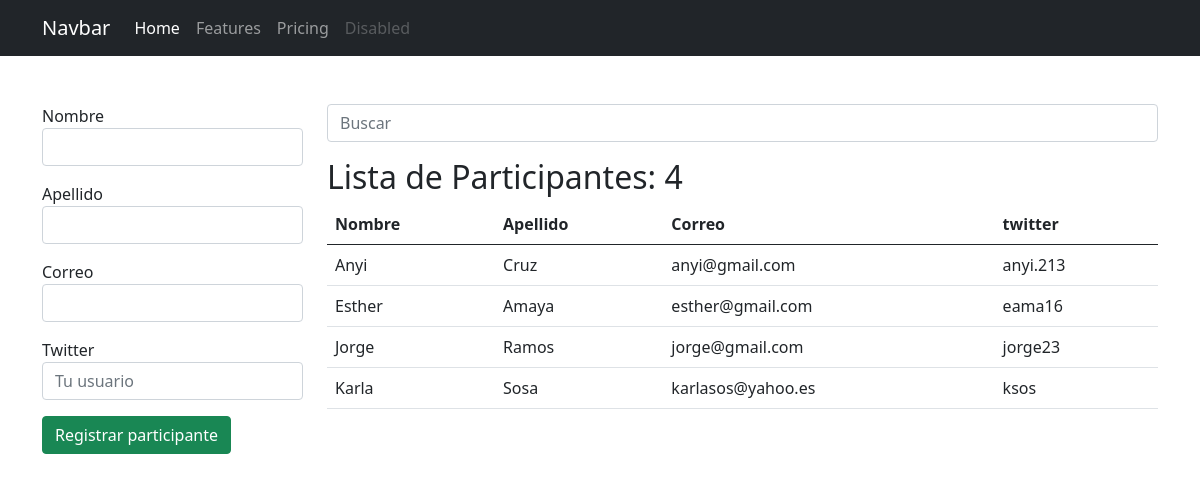
Screenshot of /participantes/ with the database file from the repository.
### app_registro/models.py (models this page shows, shortened)
class Participante(models.Model):
    nombre = models.CharField(max_length=25)
    apellido = models.CharField(max_length=25)
    correo = models.EmailField()
    twitter = models.CharField(max_length=35, null=True, blank=True)

### app_registro/views.py (the view, shortened to what this page needs)
# urls.py: path('participantes/', views.participantes, name="participantes"),
def participantes(request):
    q = request.GET.get('q')
    if q:
        data = Participante.objects.filter(nombre__startswith=q).order_by('nombre')
        '''
            select *
            from participantes
            where nombre like 'n%'
        '''
    else:
        data = Participante.objects.all().order_by('nombre')
    ctx = {
        'participantes': data,
        'q': q
    }
    return render(request, 'registro/participantes.html', ctx)

### app_registro/templates/registro/participantes.html (shortened to what this page needs)
{% extends "base.html" %}
{% block container %}
    <div class="row">
        <div class="col-3">
            <form action="{% url 'participantes' %}" method="post">
                <div class="mb-3">
                    <label for="nombre">Nombre</label>
                    <input type="text" name="nombre" id="nombre" class="form-control" required autofocus>
                </div>
                <div class="mb-3">
                    <label for="apellido">Apellido</label>
                    <input type="text" name="apellido" id="apellido" class="form-control" required>
                </div>
                <div class="mb-3">
                    <label for="correo">Correo</label>
                    <input type="email" name="correo" id="correo" class="form-control" required>
                </div>
                <div class="mb-3">
                    <label for="twitter">Twitter</label>
                    <input type="text" name="twitter" id="twitter" class="form-control" placeholder="Tu usuario" required>
                </div>
                <div class="mb-3">
                    <input type="submit" class="btn btn-success" value="Registrar participante">
                </div>
            </form>
        </div>
        <div class="col-9">
            <form action="" method="get">
                <input type="search" name="q" value="{{ q|default_if_none:'' }}" class="form-control" placeholder="Buscar">
            </form>
            <h2 class="mt-3">Lista de Participantes: {{ participantes.count }}</h2>
            <table class="table table-hover">
                <thead>
                    <tr>
                        <th>Nombre</th>
                        <th>Apellido</th>
                        <th>Correo</th>
                        <th>twitter</th>
                    </tr>
                </thead>
                <tbody>
                    {% for p in participantes %}
                    <tr>
                        <td>{{ p.nombre }}</td>
                        <td>{{ p.apellido }}</td>
                        <td>{{ p.correo }}</td>
                        <td>
                            {{ p.twitter|default_if_none:'-' }}
                        </td>
                    </tr>
                    {% empty %}
                    <tr>
                        <td colspan="4" class="text-danger text-center">No se encontraron resultados</td>
                    </tr>
                    {% endfor %}
                </tbody>
            </table>
        </div>
    </div>
{% endblock %}

### global_templates/base.html (shortened to what this page needs)
<!DOCTYPE html>
<html lang="en">
<head>
    <link href="https://cdn.jsdelivr.net/npm/bootstrap@5.0.1/dist/css/bootstrap.min.css" rel="stylesheet">
</head>
<body>
    <nav class="navbar navbar-expand-lg navbar-dark bg-dark">
        <div class="container">
            <a class="navbar-brand" href="#">Navbar</a>
            <div class="collapse navbar-collapse" id="navbarNavAltMarkup">
            <div class="navbar-nav">
                <a class="nav-link active" aria-current="page" href="/">Home</a>
                <a class="nav-link" href="#">Features</a>
                <a class="nav-link" href="#">Pricing</a>
                <a class="nav-link disabled" href="#" tabindex="-1" aria-disabled="true">Disabled</a>
            </div>
            </div>
        </div>
    </nav>
    <div class="container mt-5">
        {% block container %}{% endblock %}
    </div>
</body>
</html>

### rows the page displays
Participante: nombre "Anyi", apellido "Cruz", correo "anyi@gmail.com", twitter "anyi.213"
Participante: nombre "Esther", apellido "Amaya", correo "esther@gmail.com", twitter "eama16"
Participante: nombre "Jorge", apellido "Ramos", correo "jorge@gmail.com", twitter "jorge23"
Participante: nombre "Karla", apellido "Sosa", correo "karlasos@yahoo.es", twitter "ksos"

### other values shown
{{ participantes.count }} "4"
